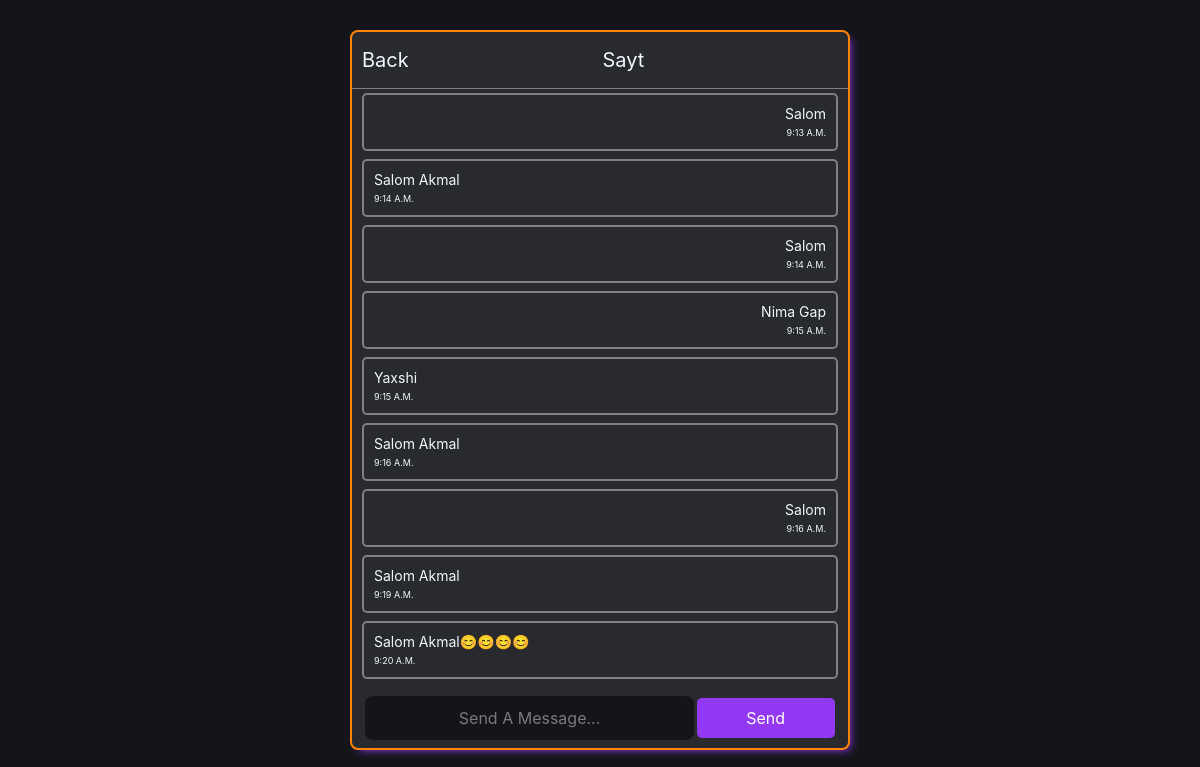
The page /chat/sayt (signed in) on the database its author committed.
### app1/models.py (models this page shows)
class Messages(models.Model):
    description = models.TextField()
    sender_name = models.ForeignKey(
        User, on_delete=models.CASCADE, related_name="sender"
    )
    receiver_name = models.ForeignKey(
        User, on_delete=models.CASCADE, related_name="receiver"
    )
    time = models.TimeField(auto_now_add=True)
    seen = models.BooleanField(default=False)
    timestamp = models.DateTimeField(default=timezone.now, blank=True)
    class Meta:
        ordering = ("timestamp",)

### app1/views.py (the view)
# urls.py: path("chat/<str:username>", views.chat, name="chat"),
@login_required(login_url="login")
def chat(request, username):
    try:
        usersen = request.user
        friend = User.objects.get(username=username)
        exists = UserRelation.objects.filter(
            user=request.user, friend=friend, accepted=True
        ).exists()
        if not exists:
            django_messages.error(
                request, "You are not able to chat with this user."
            )  # Use the renamed variable here
            return redirect("home")
    except User.DoesNotExist:
        return redirect("home")
    messages = Messages.objects.filter(
        sender_name=usersen, receiver_name=friend
    ) | Messages.objects.filter(sender_name=friend, receiver_name=usersen)
    if request.method == "GET":
        return render(
            request,
            "chat.html",
            {
                "messages": messages,
                "curr_user": usersen,
                "friend": friend,
            },
        )

### templates/chat.html (shortened to what this page needs)
<!DOCTYPE html>
<html lang="en">
  <head>
  </head>
  <body>
    <div class="outer">
      <div class="top">
        <a class="back" href="../user/">Back</a>
        <a class="username" href="../user/{{ friend.username }}">{{ friend.username }}</a>
      </div>
      <div class="messages" id="board">
        {% for message in messages %}
          {% if curr_user == message.sender_name %}
            <div class="container right_mess">
              <p>{{ message.description }}</p>
              <span class="time-right">{{ message.time }}</span>
            </div>
          {% else %}
            <div class="container left_mess">
              <p>{{ message.description }}</p>
              <span class="time-left">{{ message.time }}</span>
            </div>
          {% endif %}
        {% endfor %}
      </div>
      <div class="bottom">
        <form method="post" class="form-group" id="chat-box">
          <div class="input-group mb-3">
            <div class="input-group-prepend">
              <input type="text" placeholder="Send a message..." name="message" id="msg_field" />
              <button type="submit" name="send" class="btn btn-success" id="send_btn">Send</button>
            </div>
          </div>
        </form>
      </div>
    </div>
  </body>
</html>

### templates/chat.html (style rules this page uses)
* { margin: 0%; padding: 0%; box-sizing: border-box; font-family: 'Inter', sans-serif; text-transform: capitalize; }
:root { font-size: 62.5%; }
body { background-color: #131518; font-family: sans-serif; color: aliceblue; }
.outer { max-width: 500px; margin: auto; position: relative; top: 30px; height: 90vh; background-color: #282a2d; border: 2px solid rgb(255, 132, 0); text-align: center; border-radius: 8px; box-shadow: 4px 4px 10px -4px #9339f5; overflow-y: hidden; }
a { display: inline-block; text-decoration: none; color: aliceblue; cursor: pointer; }
.top { padding: 1rem; font-size: 2rem; border-bottom: 1px solid grey; height: 8%; display: flex; justify-content: space-between; align-items: center; }
.back { float: left; }
.username { text-align: center; flex-grow: 1; }
.messages { height: 84%; display: flex; flex-direction: column; overflow-y: auto; }
.bottom { height: 8%; }
.container { font-size: 1.4rem; border: 2px solid grey; border-radius: 5px; padding: 10px; margin: 0.4rem 1rem; }
.right_mess { text-align: right; }
.left_mess { text-align: left; }
.container span { font-size: 0.9rem; }
form { margin: 0rem 1rem; padding-top: 0.5rem; height: 100%; }
input { width: 69%; padding: 1.2rem 0px; text-align: center; color: #fff; font-size: 1.6rem; background: #131518; border-radius: 8px; outline: none; border: none; }
::placeholder { color: #7a7a7a; opacity: 1; }
#send_btn { padding: 1rem 2rem; color: #fff; background: #9339f5; border: none; border-radius: 5px; outline: none; cursor: pointer; font-size: 1.6rem; width: 29%; }

### rows shown on the page
Messages: description "Salom", time "9:13 A.m."
Messages: description "Salom Akmal", time "9:14 A.m."
Messages: description "Salom", time "9:14 A.m."
Messages: description "Nima Gap", time "9:15 A.m."
Messages: description "Yaxshi", time "9:15 A.m."
Messages: description "Salom Akmal", time "9:16 A.m."
Messages: description "Salom", time "9:16 A.m."
Messages: description "Salom Akmal", time "9:19 A.m."
Messages: description "Salom Akmal😊😊😊😊", time "9:20 A.m."

### other values the page prints
{{ friend.username }} "Sayt"
